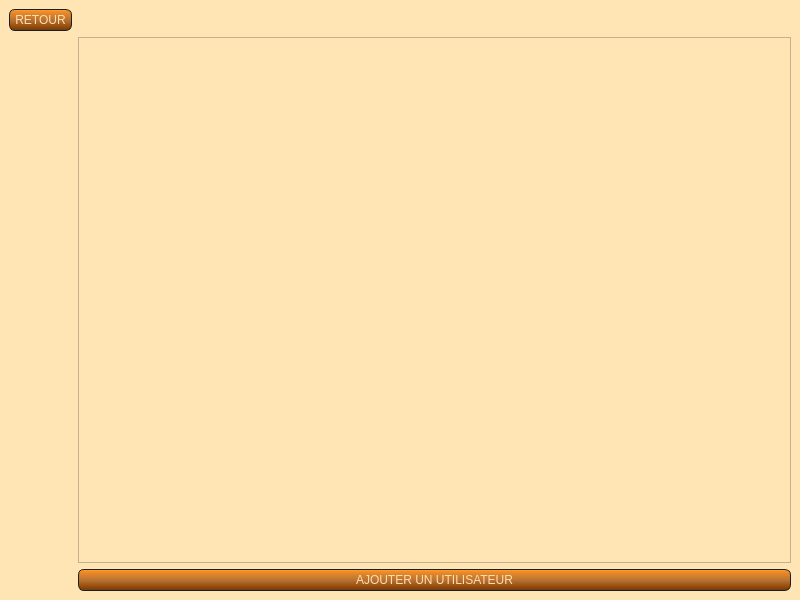
<?xml version="1.0" encoding="UTF-8"?>
<ui version="4.0">
 <class>gest_user</class>
 <widget class="QMainWindow" name="gest_user">
  <property name="geometry">
   <rect>
    <x>0</x>
    <y>0</y>
    <width>800</width>
    <height>600</height>
   </rect>
  </property>
  <property name="windowTitle">
   <string>AssoGestion - Utilisateurs - AMSE</string>
  </property>
  <property name="styleSheet">
   <string notr="true">QWidget
{
    background-color: #FFE5B4;
}
QLineEdit
{
    background-color: QLinearGradient( x1: 0, y1: 0, x2: 0, y2: 1, stop: 0 #FFDEAD, stop: 0.1 #FAD5A5, stop: 0.5 #F4BB44, stop: 0.9 #FFAC1C, stop: 1 #E49B0F);
    padding: 1px;
    border-style: solid;
    border: 1px solid #1e1e1e;
    border-radius: 5;
}

QPushButton
{
    color: #FFDEAD;
    background-color: QLinearGradient( x1: 0, y1: 0, x2: 0, y2: 1, stop: 0 #FFAC1C, stop: 0.1 #F28C28, stop: 0.5 #B87333, stop: 0.9 #8B4000, stop: 1 #464646);
    border-width: 1px;
    border-color: #1e1e1e;
    border-style: solid;
    border-radius: 6;
    padding: 3px;
    font-size: 12px;
    padding-left: 5px;
    padding-right: 5px;
    min-width: 40px;
}

QPushButton:pressed
{
    background-color: QLinearGradient( x1: 0, y1: 0, x2: 0, y2: 1, stop: 0 #2d2d2d, stop: 0.1 #2b2b2b, stop: 0.5 #292929, stop: 0.9 #282828, stop: 1 #252525);
}

QComboBox
{
	color: #FFDEAD;
    selection-background-color: #FFDEAD;
    background-color: QLinearGradient( x1: 0, y1: 0, x2: 0, y2: 1, stop: 0 #FFAC1C, stop: 0.1 #F28C28, stop: 0.5 #B87333, stop: 0.9 #8B4000, stop: 1 #464646);
    border-style: solid;
    border: 1px solid #1e1e1e;
    border-radius: 5;
}

QComboBox:hover,QPushButton:hover
{
    border: 2px solid QLinearGradient( x1: 0, y1: 0, x2: 0, y2: 1, stop: 0 #FFAC1C, stop: 1 #F28C28);
}


QComboBox:on
{
    padding-top: 3px;
    padding-left: 4px;
    background-color: QLinearGradient( x1: 0, y1: 0, x2: 0, y2: 1, stop: 0 #2d2d2d, stop: 0.1 #2b2b2b, stop: 0.5 #292929, stop: 0.9 #282828, stop: 1 #252525);
    selection-background-color: #ffaa00;
}

QComboBox QAbstractItemView
{
    border: 2px solid darkgray;
    selection-background-color: QLinearGradient( x1: 0, y1: 0, x2: 0, y2: 1, stop: 0 #ffa02f, stop: 1 #d7801a);
}

QComboBox::drop-down
{
     subcontrol-origin: padding;
     subcontrol-position: top right;
     width: 15px;

     border-left-width: 0px;
     border-left-color: darkgray;
     border-left-style: solid; /* just a single line */
     border-top-right-radius: 3px; /* same radius as the QComboBox */
     border-bottom-right-radius: 3px;
 }


QScrollBar:horizontal {
     border: 1px solid #222222;
     background: QLinearGradient( x1: 0, y1: 0, x2: 0, y2: 1, stop: 0.0 #121212, stop: 0.2 #282828, stop: 1 #484848);
     height: 7px;
     margin: 0px 16px 0 16px;
}

QScrollBar::handle:horizontal
{
      background: QLinearGradient( x1: 0, y1: 0, x2: 1, y2: 0, stop: 0 #ffa02f, stop: 0.5 #d7801a, stop: 1 #ffa02f);
      min-height: 20px;
      border-radius: 2px;
}

QScrollBar::add-line:horizontal {
      border: 1px solid #1b1b19;
      border-radius: 2px;
      background: QLinearGradient( x1: 0, y1: 0, x2: 1, y2: 0, stop: 0 #ffa02f, stop: 1 #d7801a);
      width: 14px;
      subcontrol-position: right;
      subcontrol-origin: margin;
}

QScrollBar::sub-line:horizontal {
      border: 1px solid #1b1b19;
      border-radius: 2px;
      background: QLinearGradient( x1: 0, y1: 0, x2: 1, y2: 0, stop: 0 #ffa02f, stop: 1 #d7801a);
      width: 14px;
     subcontrol-position: left;
     subcontrol-origin: margin;
}

QScrollBar::right-arrow:horizontal, QScrollBar::left-arrow:horizontal
{
      border: 1px solid black;
      width: 1px;
      height: 1px;
      background: white;
}

QScrollBar::add-page:horizontal, QScrollBar::sub-page:horizontal
{
      background: none;
}

QScrollBar:vertical
{
      background: QLinearGradient( x1: 0, y1: 0, x2: 1, y2: 0, stop: 0.0 #121212, stop: 0.2 #282828, stop: 1 #484848);
      width: 7px;
      margin: 16px 0 16px 0;
      border: 1px solid #222222;
}

QScrollBar::handle:vertical
{
      background: QLinearGradient( x1: 0, y1: 0, x2: 0, y2: 1, stop: 0 #ffa02f, stop: 0.5 #d7801a, stop: 1 #ffa02f);
      min-height: 20px;
      border-radius: 2px;
}

QScrollBar::add-line:vertical
{
      border: 1px solid #1b1b19;
      border-radius: 2px;
      background: QLinearGradient( x1: 0, y1: 0, x2: 0, y2: 1, stop: 0 #ffa02f, stop: 1 #d7801a);
      height: 14px;
      subcontrol-position: bottom;
      subcontrol-origin: margin;
}

QScrollBar::sub-line:vertical
{
      border: 1px solid #1b1b19;
      border-radius: 2px;
      background: QLinearGradient( x1: 0, y1: 0, x2: 0, y2: 1, stop: 0 #d7801a, stop: 1 #ffa02f);
      height: 14px;
      subcontrol-position: top;
      subcontrol-origin: margin;
}

QScrollBar::up-arrow:vertical, QScrollBar::down-arrow:vertical
{
      border: 1px solid black;
      width: 1px;
      height: 1px;
      background: white;
}


QScrollBar::add-page:vertical, QScrollBar::sub-page:vertical
{
      background: none;
}

QHeaderView::section:horizontal
{
    background-color: QLinearGradient( x1: 0, y1: 0, x2: 0, y2: 1, stop: 0 #FFAC1C, stop: 0.1 #F28C28, stop: 0.5 #B87333, stop: 0.9 #8B4000, stop: 1 #464646);
    color: #FFDEAD;;
    padding-left: 4px;
    border: 1px solid #6c6c6c;
}
QHeaderView::section:vertical
{
    background-color: QLinearGradient( x1: 0, y1: 0, x2: 0, y2: 1, stop: 0 #FFAC1C, stop: 0.1 #F28C28, stop: 0.5 #B87333, stop: 0.9 #8B4000, stop: 1 #464646);
    color: #FFDEAD;;
    padding-left: 4px;
    border: 1px solid #6c6c6c;
}
QTableWidget QTableCornerButton::section {
    background-color: QLinearGradient( x1: 0, y1: 0, x2: 0, y2: 1, stop: 0 #FFAC1C, stop: 0.1 #F28C28, stop: 0.5 #B87333, stop: 0.9 #8B4000, stop: 1 #464646);
}
QTableWidget::item:selected{ background-color: QLinearGradient( x1: 0, y1: 0, x2: 0, y2: 1, stop: 0 #FFDEAD, stop: 0.1 #FAD5A5, stop: 0.5 #F4BB44, stop: 0.9 #FFAC1C, stop: 1 #E49B0F); }

QDateEdit
{
border : 2px solid #E49B0F;
background-color : QLinearGradient( x1: 0, y1: 0, x2: 0, y2: 1, stop: 0 #FFDEAD, stop: 0.1 #FAD5A5, stop: 0.5 #F4BB44, stop: 0.9 #FFAC1C, stop: 1 #E49B0F);;
padding : 5px;
}
QDateEdit::up-arraow
{
border : 2px solid black;
background-color : lightgreen;

}
QDateEdit::down-arrow
{
background-color : #E49B0F;
}

QTabWidget::tab-bar {
   border: 1px solid #E49B0F;
}

QTabBar::tab {
  background: #8B4000;
  color: white;
  padding: 10px;
 }

 QTabBar::tab:selected {
  background: #E49B0F;
 }

QTabWidget::pane { 
   border: none;
}</string>
  </property>
  <widget class="QWidget" name="centralwidget">
   <layout class="QGridLayout" name="gridLayout">
    <item row="0" column="0">
     <widget class="QPushButton" name="button_retour">
      <property name="text">
       <string>RETOUR</string>
      </property>
     </widget>
    </item>
    <item row="1" column="1">
     <widget class="QTableWidget" name="tab_user">
      <property name="editTriggers">
       <set>QAbstractItemView::NoEditTriggers</set>
      </property>
     </widget>
    </item>
    <item row="2" column="1">
     <widget class="QPushButton" name="button_add_user">
      <property name="text">
       <string>AJOUTER UN UTILISATEUR</string>
      </property>
     </widget>
    </item>
   </layout>
  </widget>
 </widget>
 <resources/>
 <connections/>
</ui>
